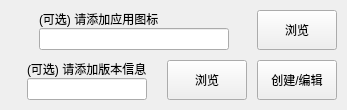
            <widget class="QWidget" name="wdg_option" native="true">
             <property name="sizePolicy">
              <sizepolicy hsizetype="Expanding" vsizetype="Expanding">
               <horstretch>0</horstretch>
               <verstretch>40</verstretch>
              </sizepolicy>
             </property>
             <property name="wdg_group" stdset="0">
              <string>area_widget</string>
             </property>
             <layout class="QVBoxLayout" name="verticalLayout_18">
              <property name="spacing">
               <number>10</number>
              </property>
              <property name="leftMargin">
               <number>10</number>
              </property>
              <property name="topMargin">
               <number>10</number>
              </property>
              <property name="rightMargin">
               <number>10</number>
              </property>
              <property name="bottomMargin">
               <number>10</number>
              </property>
              <item>
               <widget class="QWidget" name="wdg_output_exe_icon" native="true">
                <property name="sizePolicy">
                 <sizepolicy hsizetype="Expanding" vsizetype="Expanding">
                  <horstretch>0</horstretch>
                  <verstretch>0</verstretch>
                 </sizepolicy>
                </property>
                <layout class="QHBoxLayout" name="horizontalLayout_16">
                 <property name="spacing">
                  <number>10</number>
                 </property>
                 <property name="leftMargin">
                  <number>0</number>
                 </property>
                 <property name="topMargin">
                  <number>0</number>
                 </property>
                 <property name="rightMargin">
                  <number>0</number>
                 </property>
                 <property name="bottomMargin">
                  <number>0</number>
                 </property>
                 <item>
                  <widget class="QLabel" name="lb_output_exe_icon_icon">
                   <property name="sizePolicy">
                    <sizepolicy hsizetype="Expanding" vsizetype="Expanding">
                     <horstretch>10</horstretch>
                     <verstretch>0</verstretch>
                    </sizepolicy>
                   </property>
                   <property name="text">
                    <string/>
                   </property>
                  </widget>
                 </item>
                 <item>
                  <widget class="QWidget" name="widget_17" native="true">
                   <property name="sizePolicy">
                    <sizepolicy hsizetype="Expanding" vsizetype="Expanding">
                     <horstretch>100</horstretch>
                     <verstretch>0</verstretch>
                    </sizepolicy>
                   </property>
                   <layout class="QVBoxLayout" name="verticalLayout_9">
                    <property name="spacing">
                     <number>0</number>
                    </property>
                    <property name="leftMargin">
                     <number>0</number>
                    </property>
                    <property name="topMargin">
                     <number>0</number>
                    </property>
                    <property name="rightMargin">
                     <number>0</number>
                    </property>
                    <property name="bottomMargin">
                     <number>0</number>
                    </property>
                    <item>
                     <widget class="QLabel" name="lb_output_exe_icon">
                      <property name="sizePolicy">
                       <sizepolicy hsizetype="Expanding" vsizetype="Expanding">
                        <horstretch>0</horstretch>
                        <verstretch>0</verstretch>
                       </sizepolicy>
                      </property>
                      <property name="text">
                       <string>(可选) 请添加应用图标</string>
                      </property>
                     </widget>
                    </item>
                    <item>
                     <widget class="QLineEdit" name="le_output_exe_icon">
                      <property name="sizePolicy">
                       <sizepolicy hsizetype="Expanding" vsizetype="Expanding">
                        <horstretch>0</horstretch>
                        <verstretch>0</verstretch>
                       </sizepolicy>
                      </property>
                     </widget>
                    </item>
                   </layout>
                  </widget>
                 </item>
                 <item>
                  <widget class="QWidget" name="widget_13" native="true">
                   <property name="sizePolicy">
                    <sizepolicy hsizetype="Expanding" vsizetype="Expanding">
                     <horstretch>4</horstretch>
                     <verstretch>0</verstretch>
                    </sizepolicy>
                   </property>
                  </widget>
                 </item>
                 <item>
                  <widget class="QPushButton" name="pb_output_exe_icon_browser">
                   <property name="sizePolicy">
                    <sizepolicy hsizetype="Expanding" vsizetype="Expanding">
                     <horstretch>10</horstretch>
                     <verstretch>0</verstretch>
                    </sizepolicy>
                   </property>
                   <property name="cursor">
                    <cursorShape>PointingHandCursor</cursorShape>
                   </property>
                   <property name="text">
                    <string>浏览</string>
                   </property>
                  </widget>
                 </item>
                </layout>
               </widget>
              </item>
              <item>
               <widget class="QWidget" name="wdg_output_exe_version" native="true">
                <property name="sizePolicy">
                 <sizepolicy hsizetype="Expanding" vsizetype="Expanding">
                  <horstretch>0</horstretch>
                  <verstretch>0</verstretch>
                 </sizepolicy>
                </property>
                <layout class="QHBoxLayout" name="horizontalLayout_17">
                 <property name="spacing">
                  <number>10</number>
                 </property>
                 <property name="leftMargin">
                  <number>0</number>
                 </property>
                 <property name="topMargin">
                  <number>0</number>
                 </property>
                 <property name="rightMargin">
                  <number>0</number>
                 </property>
                 <property name="bottomMargin">
                  <number>0</number>
                 </property>
                 <item>
                  <widget class="QLabel" name="lb_output_exe_version_icon">
                   <property name="sizePolicy">
                    <sizepolicy hsizetype="Expanding" vsizetype="Expanding">
                     <horstretch>10</horstretch>
                     <verstretch>0</verstretch>
                    </sizepolicy>
                   </property>
                   <property name="text">
                    <string/>
                   </property>
                  </widget>
                 </item>
                 <item>
                  <widget class="QWidget" name="widget_19" native="true">
                   <property name="sizePolicy">
                    <sizepolicy hsizetype="Expanding" vsizetype="Expanding">
                     <horstretch>100</horstretch>
                     <verstretch>0</verstretch>
                    </sizepolicy>
                   </property>
                   <layout class="QVBoxLayout" name="verticalLayout_10">
                    <property name="spacing">
                     <number>0</number>
                    </property>
                    <property name="leftMargin">
                     <number>0</number>
                    </property>
                    <property name="topMargin">
                     <number>0</number>
                    </property>
                    <property name="rightMargin">
                     <number>0</number>
                    </property>
                    <property name="bottomMargin">
                     <number>0</number>
                    </property>
                    <item>
                     <widget class="QLabel" name="lb_output_exe_version">
                      <property name="sizePolicy">
                       <sizepolicy hsizetype="Expanding" vsizetype="Expanding">
                        <horstretch>0</horstretch>
                        <verstretch>0</verstretch>
                       </sizepolicy>
                      </property>
                      <property name="text">
                       <string>(可选) 请添加版本信息</string>
                      </property>
                     </widget>
                    </item>
                    <item>
                     <widget class="QLineEdit" name="le_output_exe_version">
                      <property name="sizePolicy">
                       <sizepolicy hsizetype="Expanding" vsizetype="Expanding">
                        <horstretch>0</horstretch>
                        <verstretch>0</verstretch>
                       </sizepolicy>
                      </property>
                     </widget>
                    </item>
                   </layout>
                  </widget>
                 </item>
                 <item>
                  <widget class="QWidget" name="widget_15" native="true">
                   <property name="sizePolicy">
                    <sizepolicy hsizetype="Expanding" vsizetype="Expanding">
                     <horstretch>4</horstretch>
                     <verstretch>0</verstretch>
                    </sizepolicy>
                   </property>
                  </widget>
                 </item>
                 <item>
                  <widget class="QPushButton" name="lb_output_exe_version_browser">
                   <property name="sizePolicy">
                    <sizepolicy hsizetype="Expanding" vsizetype="Expanding">
                     <horstretch>10</horstretch>
                     <verstretch>0</verstretch>
                    </sizepolicy>
                   </property>
                   <property name="cursor">
                    <cursorShape>PointingHandCursor</cursorShape>
                   </property>
                   <property name="text">
                    <string>浏览</string>
                   </property>
                  </widget>
                 </item>
                 <item>
                  <widget class="QPushButton" name="pb_output_exe_version_edit">
                   <property name="sizePolicy">
                    <sizepolicy hsizetype="Expanding" vsizetype="Expanding">
                     <horstretch>10</horstretch>
                     <verstretch>0</verstretch>
                    </sizepolicy>
                   </property>
                   <property name="cursor">
                    <cursorShape>PointingHandCursor</cursorShape>
                   </property>
                   <property name="text">
                    <string>创建/编辑</string>
                   </property>
                  </widget>
                 </item>
                </layout>
               </widget>
              </item>
             </layout>
            </widget>
